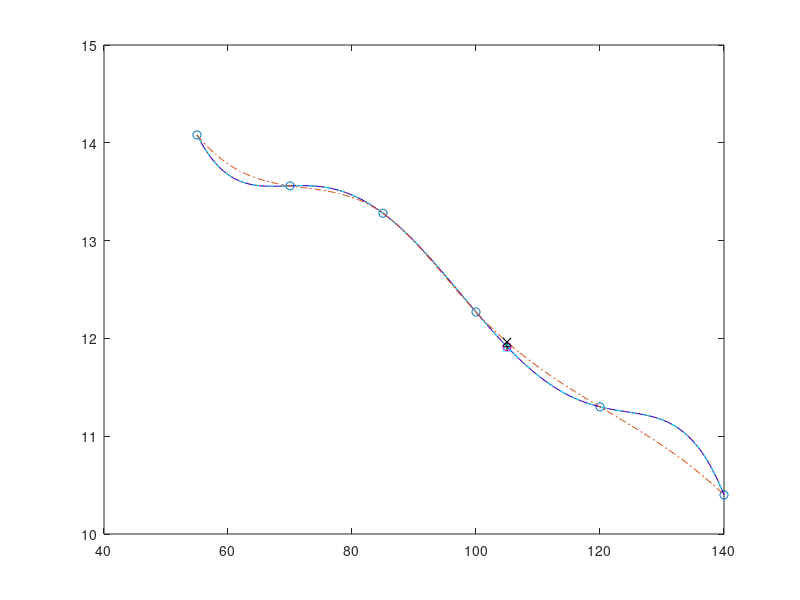

Write the MATLAB code that produced this figure.
% Aluno: João Vicente Souto
% Matrícula: 16105151

% Obs.: Foi colocado pause após cada método para poder ver
% o gráfico e notar que todos geram o mesmo polinomio.

% Pontos e F(x)
x = [55 70 85 100 120 140];
y = [14.08 13.56 13.28 12.27 11.30 10.4];
n = length(x);
xmin = x(1);
xmax = x(n);

% Pontos dados
plot(x,y, 'o');
hold on
pause

x_reta = [xmin:1:xmax];
n_reta = length(x_reta);

% Questão 1:
% Encontrado os coeficientes na mão, resultado com arrendamento:
% coef_mao = [-161.1057 10.807 -0.2584 0.003 -1.6805*10^(-5) 3.66*10^(-8)];
% Matriz das equações P(x) = a0x^0 + a1x^1 + ... + a(n-1)x^(n-1)
for i = 1:n
   for j = 1:n
      A(i,j) = x(i)^(j-1);
   end
end

% Solução do sistema
coef_sistema = A\y';

for i = 1:n_reta
    y_sistema(i) = 0;
    for j = 1:n
        y_sistema(i) = y_sistema(i) + coef_sistema(j) * x_reta(i)^(j-1);
    end
end

plot(x_reta, y_sistema, 'b');
hold on
pause
% FIM 1

% Questão 2: Lagrange
for k = 1:n_reta
    y_lagrange(k) = 0;
    for i = 1:n
        cima = 1;
        baixo = 1;
       for j = 1:n
           if i ~= j
               cima = cima * (x_reta(k)-x(j));
               baixo = baixo * (x(i) - x(j));
           end
       end
       L(i) = cima/baixo;
       y_lagrange(k) = y_lagrange(k) + y(i)*L(i);
    end
end

plot(x_reta, y_lagrange, 'c--');
hold on
pause
% Fim 2

% Questão 3: Diferenças de Newton
A_newton(:, 1) = y; % Primeira coluna igual a y
for j = 2:n
   for i = j:n
       A_newton(i,j) = (A_newton(i,j-1) - A_newton(i-1,j-1)) / (x(i) - x(i-j+1));
   end
end

for k = 1:n_reta
    y_newton(k) = A_newton(1,1);
    for i = 2:n
       mult = A_newton(i,i);
       for j = 1:i-1
         mult = mult * (x_reta(k) - x(j));
       end
       y_newton(k) = y_newton(k) + mult;
    end
end

plot(x_reta, y_newton, 'r:');
hold on
pause
% Fim 3

% Questão 4: Spline do matlab
spl = spline(x, y, x_reta);
plot(x_reta, spl, '-.')
hold on
pause
% Fim 4

% Questão 5: Comparar os resultados
% Todos os métodos, menos o spline, chegam no mesmo polinomio de grau 6,
% porque ele é único. Já a função spline é gerado um polinomio de grau 3,
% resultando num gráfico um pouco diferente.
% Film 5

% Questão 6:
sistema_105 = 0;
for j = 1:n
    sistema_105 = sistema_105 + coef_sistema(j) * 105^(j-1);
end

lagrange_105 = 0;
for i = 1:n
    cima = 1;
    baixo = 1;
   for j = 1:n
       if i ~= j
           cima = cima * (105-x(j));
           baixo = baixo * (x(i) - x(j));
       end
   end
   L(i) = cima/baixo;
   lagrange_105 = lagrange_105 + y(i)*L(i);
end

newton_105 = A_newton(1,1);
for i = 2:n
   mult = A_newton(i,i);
   for j = 1:i-1
     mult = mult * (105 - x(j));
   end
   newton_105 = newton_105 + mult;
end

spline_105 = spl = spline(x, y, 105);

plot(105, sistema_105, 'c^')
plot(105, lagrange_105, 'mo')
plot(105, newton_105, 'k+')
plot(105, spline_105, 'kx')
hold on
% Todos, menos o spline, geram o mesmo resultado.
pause
